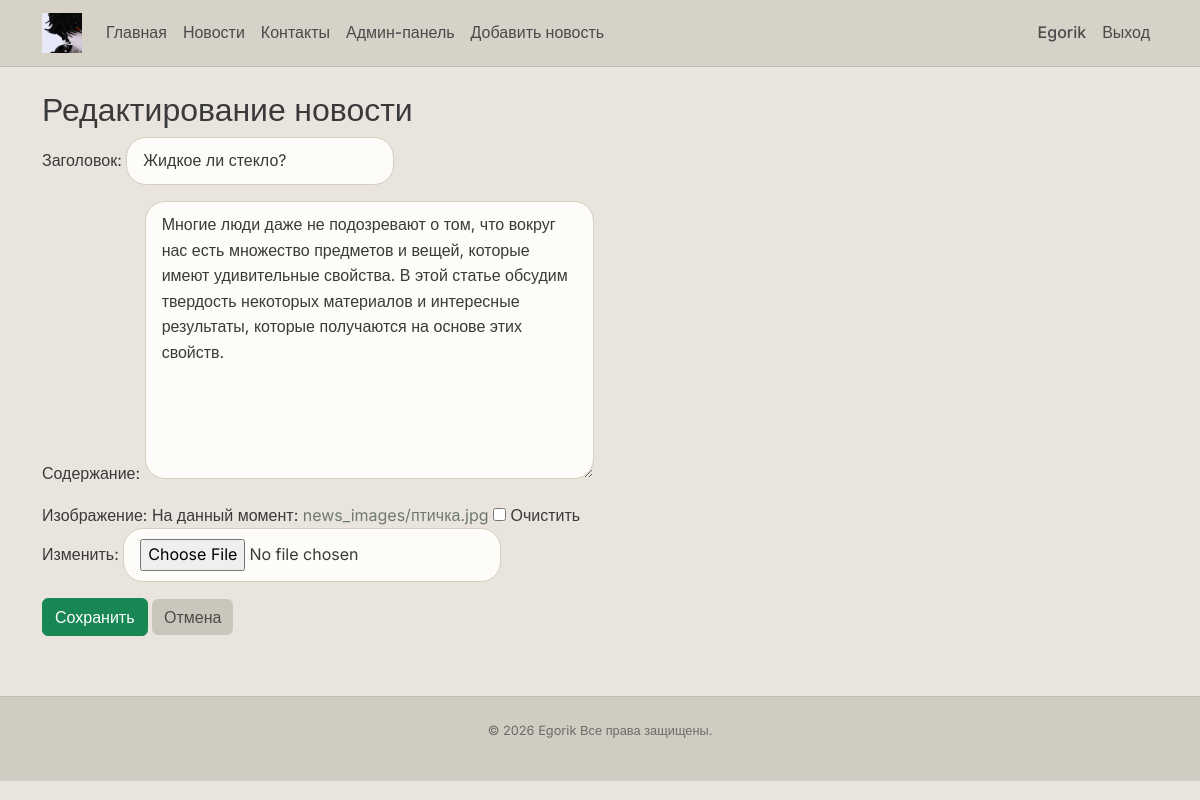
/news/6/edit/ (signed in), run on the app's committed database.
### news/models.py (models this page shows, shortened)
class News(models.Model):
    title = models.CharField(max_length=200, verbose_name='Заголовок')
    content = models.TextField(verbose_name='Содержание')
    author = models.ForeignKey(User, on_delete=models.CASCADE, verbose_name='Автор')
    pub_date = models.DateTimeField(default=timezone.now, verbose_name='Дата публикации')
    image = models.ImageField(upload_to='news_images/', blank=True, null=True, verbose_name='Изображение')
    class Meta:
        ordering = ['-pub_date']
        verbose_name = 'Новость'
        verbose_name_plural = 'Новости'

### news/views.py (the view)
# urls.py: path('news/<int:pk>/edit/', views.news_edit, name='news_edit'),
@staff_member_required
def news_edit(request, pk):
    news = get_object_or_404(News, pk=pk)
    if request.method == 'POST':
        form = NewsForm(request.POST, request.FILES, instance=news)
        if form.is_valid():
            form.save()
            return redirect('news_detail', pk=news.pk)
    else:
        form = NewsForm(instance=news)
    return render(request, 'news/news_form.html', {'form': form, 'title': 'Редактирование новости'})

### news/forms.py
class NewsForm(forms.ModelForm):
    class Meta:
        model = News
        fields = ['title', 'content', 'image']

### templates/news/news_form.html (shortened to what this page needs)
{% extends 'base.html' %}
{% block content %}
<h2>{{ title }}</h2>
<form method="post" enctype="multipart/form-data">
    {{ form.as_p }}
    <button type="submit" class="btn btn-success">Сохранить</button>
    <a href="{% url 'news_list' %}" class="btn btn-secondary">Отмена</a>
</form>
{% endblock %}

### templates/base.html (shortened to what this page needs)
<!DOCTYPE html>
<html lang="ru">
<head>
    <link href="https://cdn.jsdelivr.net/npm/bootstrap@5.3.0-alpha1/dist/css/bootstrap.min.css" rel="stylesheet">
    {% load static %}
    <link rel="stylesheet" href="{% static 'css/soft.css' %}">
</head>
<body>
    <nav class="navbar navbar-expand-lg navbar-dark bg-dark">
        <div class="container">
            <a class="navbar-brand" href="{% url 'home' %}">
                <img src="{% static 'logo.jpg' %}" alt="Логотип" height="40">
            </a>
            <div class="collapse navbar-collapse" id="navbarNav">
                <ul class="navbar-nav me-auto">
                    <li class="nav-item"><a class="nav-link" href="{% url 'home' %}">Главная</a></li>
                    <li class="nav-item"><a class="nav-link" href="{% url 'news_list' %}">Новости</a></li>
                    <li class="nav-item"><a class="nav-link" href="{% url 'contacts' %}">Контакты</a></li>
                    {% if user.is_authenticated and user.is_staff %}
                        <li class="nav-item"><a class="nav-link" href="{% url 'admin:index' %}">Админ-панель</a></li>
                    {% endif %}
                    {% if user.is_authenticated and user.is_staff %}
                        <li class="nav-item"><a class="nav-link" href="{% url 'news_create' %}">Добавить новость</a></li>
                    {% endif %}
                </ul>
                <ul class="navbar-nav">
                    {% if user.is_authenticated %}
                        <li class="nav-item"><a class="nav-link" href="{% url 'profile' %}">{{ user.username }}</a></li>
                        <li class="nav-item"><a class="nav-link" href="{% url 'logout' %}">Выход</a></li>
                    {% else %}
                        <li class="nav-item"><a class="nav-link" href="{% url 'login' %}">Вход</a></li>
                        <li class="nav-item"><a class="nav-link" href="{% url 'register' %}">Регистрация</a></li>
                    {% endif %}
                </ul>
            </div>
        </div>
    </nav>
    <div class="container mt-4">
        {% block content %}{% endblock %}
    </div>
    <footer>
        <p>© 2026 Egorik Все права защищены.</p>
    </footer>
</body>
</html>

### news/static/css/soft.css (style rules this page uses)
* { margin: 0; padding: 0; box-sizing: border-box; }
body { font-family: 'Inter', sans-serif; background: #e9e5de; color: #3a3a3a; line-height: 1.6; }
.navbar { background: #d6d2c8 !important; border-bottom: 1px solid #c2bcb0; box-shadow: none; }
.navbar .nav-link { color: #4a4a4a !important; font-weight: 500; transition: 0.2s; }
form input, form textarea, form select { background: #fefcf8; border: 1px solid #d6cec0; border-radius: 20px; color: #3a3a3a; padding: 10px 16px; transition: 0.15s; }
.btn-secondary { background: #cbc6bc !important; border: none; color: #4a4a4a; }
a { color: #6f7a6f; text-decoration: none; }
footer { background: #d1ccc1; border-top: 1px solid #c2bcb0; margin-top: 60px; padding: 24px 0; text-align: center; color: #6b6b68; font-size: 0.8rem; }

### data on the page
News: title "Жидкое ли стекло?", content "Многие люди даже не подозревают о том, что вокруг нас есть множество предметов и вещей, которые имеют удивительные свойства. В этой статье обсудим твердость некоторых материалов и интересные результаты, которые получаются на основе этих свойств."

### other printed values
{{ user.username }} "Egorik"
{{ title }} "Редактирование новости"
